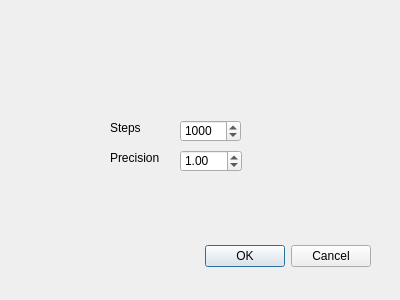
<?xml version="1.0" encoding="UTF-8"?>
<ui version="4.0">
 <class>GeoPngTilerDialogBase</class>
 <widget class="QDialog" name="GeoPngTilerDialogBase">
  <property name="geometry">
   <rect>
    <x>0</x>
    <y>0</y>
    <width>400</width>
    <height>300</height>
   </rect>
  </property>
  <property name="windowTitle">
   <string>GeoPNG Tiler</string>
  </property>
  <widget class="QDialogButtonBox" name="button_box">
   <property name="geometry">
    <rect>
     <x>30</x>
     <y>240</y>
     <width>341</width>
     <height>32</height>
    </rect>
   </property>
   <property name="orientation">
    <enum>Qt::Horizontal</enum>
   </property>
   <property name="standardButtons">
    <set>QDialogButtonBox::Cancel|QDialogButtonBox::Ok</set>
   </property>
  </widget>
  <widget class="QSpinBox" name="spnSteps">
   <property name="geometry">
    <rect>
     <x>180</x>
     <y>120</y>
     <width>61</width>
     <height>22</height>
    </rect>
   </property>
   <property name="maximum">
    <number>10000</number>
   </property>
   <property name="value">
    <number>1000</number>
   </property>
  </widget>
  <widget class="QLabel" name="label">
   <property name="geometry">
    <rect>
     <x>110</x>
     <y>120</y>
     <width>55</width>
     <height>16</height>
    </rect>
   </property>
   <property name="text">
    <string>Steps</string>
   </property>
  </widget>
  <widget class="QLabel" name="label_2">
   <property name="geometry">
    <rect>
     <x>110</x>
     <y>150</y>
     <width>55</width>
     <height>16</height>
    </rect>
   </property>
   <property name="text">
    <string>Precision</string>
   </property>
  </widget>
  <widget class="QDoubleSpinBox" name="spnPrecision">
   <property name="geometry">
    <rect>
     <x>180</x>
     <y>150</y>
     <width>62</width>
     <height>22</height>
    </rect>
   </property>
   <property name="maximum">
    <double>100.000000000000000</double>
   </property>
   <property name="value">
    <double>1.000000000000000</double>
   </property>
  </widget>
 </widget>
 <resources/>
 <connections>
  <connection>
   <sender>button_box</sender>
   <signal>accepted()</signal>
   <receiver>GeoPngTilerDialogBase</receiver>
   <slot>accept()</slot>
   <hints>
    <hint type="sourcelabel">
     <x>20</x>
     <y>20</y>
    </hint>
    <hint type="destinationlabel">
     <x>20</x>
     <y>20</y>
    </hint>
   </hints>
  </connection>
  <connection>
   <sender>button_box</sender>
   <signal>rejected()</signal>
   <receiver>GeoPngTilerDialogBase</receiver>
   <slot>reject()</slot>
   <hints>
    <hint type="sourcelabel">
     <x>20</x>
     <y>20</y>
    </hint>
    <hint type="destinationlabel">
     <x>20</x>
     <y>20</y>
    </hint>
   </hints>
  </connection>
 </connections>
</ui>
